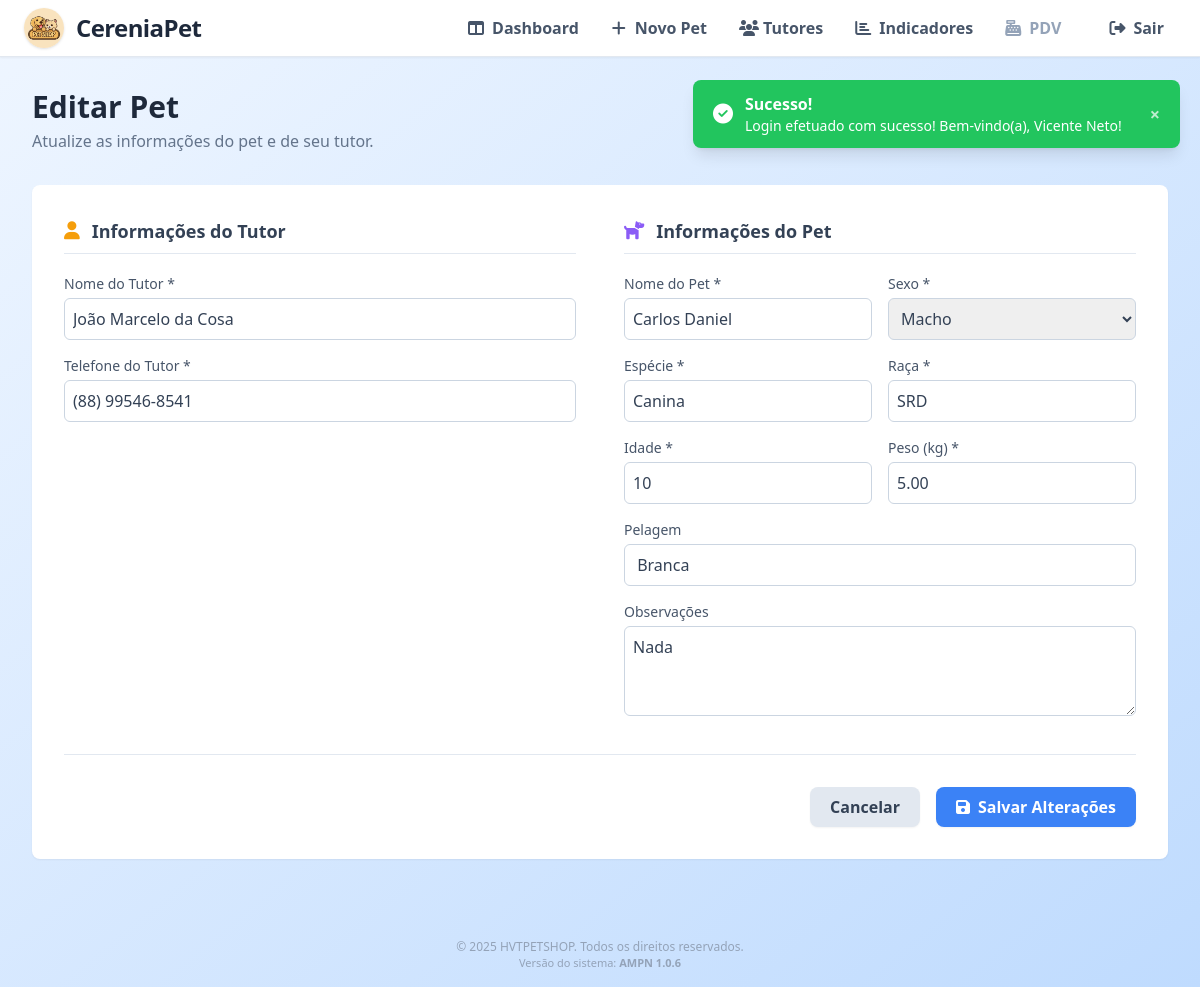
/pets/editar_pet.php?id=3 (signed in), run on the app's committed database.
### tables this page shows
CREATE TABLE `pets` (
  `id` int(11) NOT NULL,
  `nome` varchar(100) NOT NULL,
  `especie` varchar(50) DEFAULT NULL,
  `raca` varchar(50) DEFAULT NULL,
  `idade` varchar(20) DEFAULT NULL,
  `nascimento` date DEFAULT NULL,
  `sexo` enum('Macho','Fêmea') DEFAULT NULL,
  `peso` decimal(5,2) DEFAULT NULL,
  `pelagem` varchar(50) DEFAULT NULL,
  `tutor_id` int(11) NOT NULL,
  `observacoes` text DEFAULT NULL,
  `criado_em` timestamp NOT NULL DEFAULT current_timestamp(),
  `atualizado_em` timestamp NULL DEFAULT NULL ON UPDATE current_timestamp()
);

CREATE TABLE `tutores` (
  `id` int(11) NOT NULL,
  `nome` varchar(100) NOT NULL,
  `email` varchar(100) NOT NULL,
  `telefone` varchar(20) NOT NULL,
  `atualizado_em` timestamp NULL DEFAULT NULL ON UPDATE current_timestamp(),
  `cep` varchar(9) DEFAULT NULL,
  `rua` varchar(100) DEFAULT NULL,
  `numero` varchar(10) DEFAULT NULL,
  `bairro` varchar(60) DEFAULT NULL,
  `cidade` varchar(60) DEFAULT NULL,
  `uf` varchar(2) DEFAULT NULL
);

### pets/editar_pet.php (the view, shortened to what this page needs)
<?php
include "../config/config.php";
$petId = $_GET['id'];
$query = "SELECT p.*, t.nome as tutor_nome, t.email, t.telefone, t.id as tutor_id
          FROM pets p
          JOIN tutores t ON p.tutor_id = t.id
          WHERE p.id = :id";
$stmt = $pdo->prepare($query);
$stmt->bindValue(':id', $petId);
$stmt->execute();
$pet = $stmt->fetch(PDO::FETCH_ASSOC);
function formatarTelefone($telefone) {
    $telefone = preg_replace('/[^0-9]/', '', $telefone);
    if (strlen($telefone) === 11) {
        return preg_replace('/(\d{2})(\d{5})(\d{4})/', '($1) $2-$3', $telefone);
    } elseif (strlen($telefone) === 10) {
        return preg_replace('/(\d{2})(\d{4})(\d{4})/', '($1) $2-$3', $telefone);
    }
    return $telefone;
}
?>
<!DOCTYPE html>
<html lang="pt-BR">
<head>
    <link rel="stylesheet" href="https://cdnjs.cloudflare.com/ajax/libs/font-awesome/6.5.0/css/all.min.css">
    <script src="https://cdn.tailwindcss.com"></script>
</head>
<body class="min-h-screen bg-gradient-to-br from-blue-50 to-blue-200 flex flex-col">
    <?php
    include '../components/navbar.php';
    ?>
    <?php include '../components/toast.php'; ?>
    <main class="flex-1 w-full p-4 md:p-6 lg:p-8">
        <div class="mb-8 animate-fade-in">
            <h1 class="text-3xl font-bold text-slate-800">Editar Pet</h1>
            <p class="text-slate-500 mt-1">Atualize as informações do pet e de seu tutor.</p>
        </div>
        <div class="bg-white p-6 md:p-8 rounded-lg shadow-sm animate-fade-in">
            <form action="" method="POST">
                <div class="grid grid-cols-1 lg:grid-cols-2 lg:gap-12">
                    <div class="space-y-5">
                        <h3 class="text-lg font-semibold text-slate-700 border-b border-slate-200 pb-2 flex items-center gap-3">
                            <i class="fa fa-user text-amber-500"></i> Informações do Tutor
                        </h3>
                        <div class="space-y-4">
                            <div>
                                <label for="nome_tutor" class="block text-sm font-medium text-slate-600 mb-1">Nome do Tutor *</label>
                                <input type="text" name="nome_tutor" id="nome_tutor" required
                                       class="w-full p-2 border border-slate-300 rounded-md focus:outline-none focus:ring-2 focus:ring-blue-500 text-slate-700"
                                       value="<?= htmlspecialchars($pet['tutor_nome']); ?>">
                            </div>
                            <div>
                                <label for="telefone_tutor" class="block text-sm font-medium text-slate-600 mb-1">Telefone do Tutor *</label>
                                <input type="tel" name="telefone_tutor" id="telefone_tutor" required
                                       class="w-full p-2 border border-slate-300 rounded-md focus:outline-none focus:ring-2 focus:ring-blue-500 text-slate-700"
                                       value="<?= htmlspecialchars(formatarTelefone($pet['telefone'])); ?>" maxlength="15" oninput="mascaraTelefone(this)">
                            </div>
                        </div>
                    </div>
                    <div class="space-y-5 mt-8 lg:mt-0">
                        <h3 class="text-lg font-semibold text-slate-700 border-b border-slate-200 pb-2 flex items-center gap-3">
                            <i class="fa-solid fa-dog text-violet-500"></i> Informações do Pet
                        </h3>
                        <div class="grid grid-cols-1 sm:grid-cols-2 gap-4">
                            <div>
                                <label for="nome" class="block text-sm font-medium text-slate-600 mb-1">Nome do Pet *</label>
                                <input type="text" name="nome" id="nome" required
                                       class="w-full p-2 border border-slate-300 rounded-md focus:outline-none focus:ring-2 focus:ring-blue-500 text-slate-700"
                                       value="<?= htmlspecialchars($pet['nome']); ?>">
                            </div>
                            <div>
                                <label for="sexo" class="block text-sm font-medium text-slate-600 mb-1">Sexo *</label>
                                <select name="sexo" id="sexo" required class="w-full p-2 border border-slate-300 rounded-md focus:outline-none focus:ring-2 focus:ring-blue-500 text-slate-700">
                                    <option value="Macho" <?= $pet['sexo'] == 'Macho' ? 'selected' : '' ?>>Macho</option>
                                </select>
                            </div>
                            <div>
                                <label for="especie" class="block text-sm font-medium text-slate-600 mb-1">Espécie *</label>
                                <input type="text" name="especie" id="especie" required
                                       class="w-full p-2 border border-slate-300 rounded-md focus:outline-none focus:ring-2 focus:ring-blue-500 text-slate-700"
                                       value="<?= htmlspecialchars($pet['especie']); ?>">
                            </div>
                            <div>
                                <label for="raca" class="block text-sm font-medium text-slate-600 mb-1">Raça *</label>
                                <input type="text" name="raca" id="raca" required
                                       class="w-full p-2 border border-slate-300 rounded-md focus:outline-none focus:ring-2 focus:ring-blue-500 text-slate-700"
                                       value="<?= htmlspecialchars($pet['raca']); ?>">
                            </div>
                            <div>
                                <label for="idade" class="block text-sm font-medium text-slate-600 mb-1">Idade *</label>
                                <input type="number" name="idade" id="idade" min="0" required
                                       class="w-full p-2 border border-slate-300 rounded-md focus:outline-none focus:ring-2 focus:ring-blue-500 text-slate-700"
                                       value="<?= htmlspecialchars($pet['idade']); ?>">
                            </div>
                            <div>
                                <label for="peso" class="block text-sm font-medium text-slate-600 mb-1">Peso (kg) *</label>
                                <input type="number" name="peso" id="peso" min="0" step="0.01" required
                                       class="w-full p-2 border border-slate-300 rounded-md focus:outline-none focus:ring-2 focus:ring-blue-500 text-slate-700"
                                       value="<?= htmlspecialchars($pet['peso']); ?>">
                            </div>
                            <div class="sm:col-span-2">
                                <label for="pelagem" class="block text-sm font-medium text-slate-600 mb-1">Pelagem</label>
                                <input type="text" name="pelagem" id="pelagem"
                                       class="w-full p-2 border border-slate-300 rounded-md focus:outline-none focus:ring-2 focus:ring-blue-500 text-slate-700"
                                       value="<?= htmlspecialchars($pet['pelagem']); ?>">
                            </div>
                            <div class="sm:col-span-2">
                                <label for="observacoes" class="block text-sm font-medium text-slate-600 mb-1">Observações</label>
                                <textarea name="observacoes" id="observacoes" rows="3"
                                          class="w-full p-2 border border-slate-300 rounded-md focus:outline-none focus:ring-2 focus:ring-blue-500 text-slate-700"
                                          placeholder="Alguma informação importante sobre o pet"><?= htmlspecialchars($pet['observacoes']); ?></textarea>
                            </div>
                        </div>
                    </div>
                </div>
                <div class="flex justify-end gap-4 pt-8 mt-8 border-t border-slate-200">
                    <a href="visualizar_pet.php?id=<?= $petId ?>" class="bg-slate-200 hover:bg-slate-300 text-slate-700 py-2 px-5 rounded-lg font-semibold shadow-sm transition flex items-center gap-2">
                        Cancelar
                    </a>
                    <button type="submit" class="bg-blue-500 hover:bg-blue-600 text-white py-2 px-5 rounded-lg font-semibold shadow-sm transition flex items-center gap-2">
                        <i class="fas fa-save"></i> Salvar Alterações
                    </button>
                </div>
            </form>
        </div>
    </main>
    <footer class="w-full py-4 text-center text-slate-400 text-xs mt-8">
        &copy; 2025 HVTPETSHOP. Todos os direitos reservados.<br>
        <span class="text-[11px]">Versão do sistema: <strong>AMPN 1.0.6</strong></span>
    </footer>
</body>
</html>

### components/navbar.php (style rules this page uses)
.animate-fade-in { animation:fade-in .5s ease }

### pets/editar_pet.php (style rules this page uses)
.animate-fade-in { animation: fade-in 0.8s ease; }

### data on the page
pets: nome_tutor "João Marcelo da Cosa", telefone_tutor "(88) 99546-8541", nome "Carlos Daniel", sexo "Macho", especie "Canina", raca "SRD", idade "10", peso "5.00", pelagem "Branca", observacoes "Nada"

### other printed values
$toastType === 'success' ? 'Sucesso!' : 'Erro!' "Sucesso!"
$toastMessage "Login efetuado com sucesso! Bem-vindo(a), Vicente Neto!"
